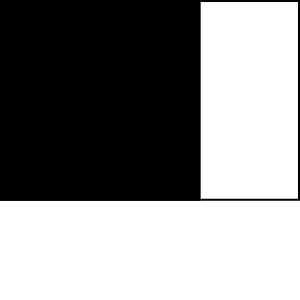
Frame 1 (no input)
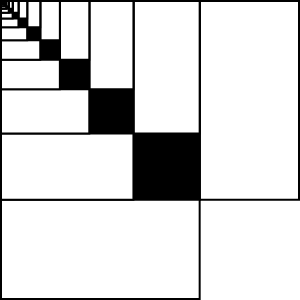
Frame 60 (no input)
Frame 120 (the mouse pressed at the canvas centre since frame 60): identical to frame 60, image omitted

The p5.js sketch that drew these frames (run headless with seeded random() and noise() and a simulated clock; from frame 60 on, the mouse is pressed at the canvas centre):

// p5.js sketch
// ── sketch.js
const canvasSize = 300;
let rSize = canvasSize - 2;
let flip = false;

function setup() {
	createCanvas(canvasSize, canvasSize);
	strokeWeight(2);
	fill("white");
	background("white");
}

function draw() {
	let rWidth;
	let rHeight;

	if(!flip) {
		rWidth = rSize;
		rHeight = applyRatio(rSize);
	} 
  	else {
		rHeight = rSize;
		rWidth = applyRatio(rSize);
	}

	nestedRect(1, 1, rWidth, rHeight);

	if(flip) {
		rSize = applyRatio(rSize);
	}
	flip = !flip;
}

function applyRatio(a) {
  return a * 2 / 3;
}

function nestedRect(x, y, w, h) {
	fill("white");
	rect(x, y, w, h);

	fill("black");
	if(w < h) {
		rect (x, y, w, w);
	} else {
		rect (x, y, h, h);
	}
}
